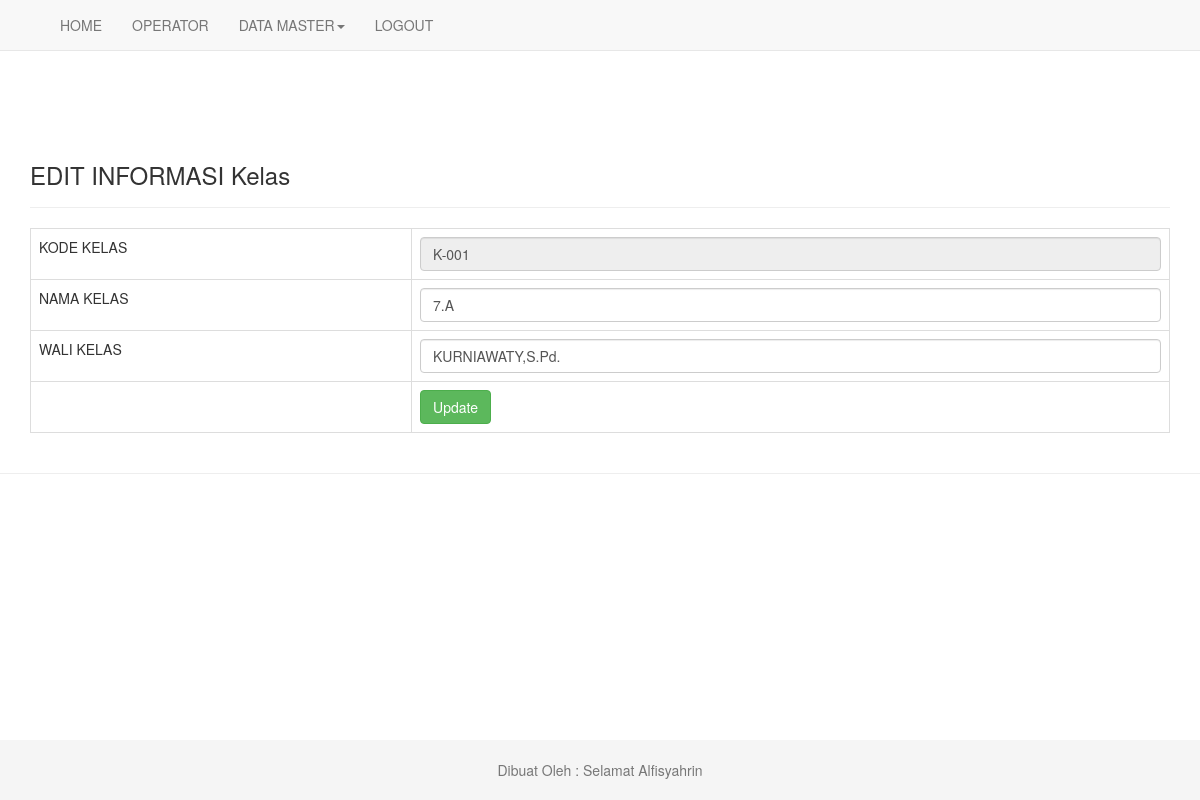
The page /edit_kelas.php?kd_kelas=K-001 (signed in) on the database its author committed.
### tables this page shows
CREATE TABLE `tb_kelas` (
  `kd_kelas` varchar(11) NOT NULL,
  `nama_kelas` varchar(11) NOT NULL,
  `wali_kelas` text NOT NULL
);

### edit_kelas.php (the view, shortened to what this page needs)
<?php include "header_operator.php"; ?>
<?php
$sqlEdit = mysqli_query($konek, "SELECT * FROM tb_kelas WHERE kd_kelas='$_GET[kd_kelas]'");
$e=mysqli_fetch_array($sqlEdit);
?>
<div class="container">
	<div class="page-header">
	<h3>EDIT INFORMASI Kelas</h3>
	</div>
	<form method="post" action="">
	<div class="table-responsive">
	<table class="table table-bordered">
		<tr>
			<td>KODE KELAS</td>
			<td><input type="text" class="form-control"name="kd_kelas" value="<?php echo $e['kd_kelas']; ?>" readonly></td>
		</tr>
		<tr>
			<td>NAMA KELAS</td>
			<td><input class="form-control" type="text"  name="nama_kelas" value="<?php echo $e['nama_kelas']; ?>"></td>
		</tr>
		<tr>
			<td>WALI KELAS</td>
			<td><input class="form-control" type="text"  name="wali_kelas" value="<?php echo $e['wali_kelas']; ?>"></td>
		</tr>
		<tr>
			<td></td>
			<td><input class="btn btn-success"  type="submit" value="Update" /></td>
		</tr>
	</table>
	</div>
</form>
</body>
</html>
<?php include "footer.php" ?>

### assets/style.css (style rules this page uses)
html { position: relative; min-height: 100%; }
body { margin-bottom: 60px; }
body > .container { padding: 60px 15px 0; }

### rows shown on the page
tb_kelas: kd_kelas "K-001", nama_kelas "7.A", wali_kelas "KURNIAWATY,S.Pd."
